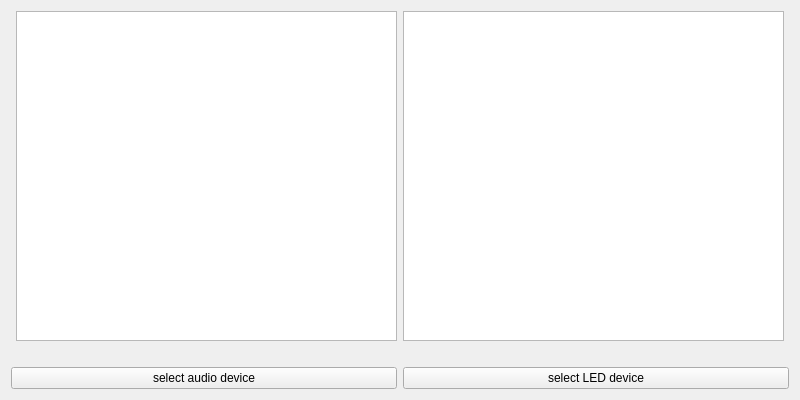
<?xml version="1.0" encoding="UTF-8"?>
<ui version="4.0">
    <class>devices</class>
    <widget class="QWidget" name="devices">
        <property name="geometry">
            <rect>
                <x>0</x>
                <y>0</y>
                <width>800</width>
                <height>400</height>
            </rect>
        </property>
        <property name="minimumSize">
            <size>
                <width>400</width>
                <height>200</height>
            </size>
        </property>
        <property name="windowTitle">
            <string>DevicesList</string>
        </property>
        <layout class="QGridLayout" name="gridLayout">
            <item row="0" column="0">
                <layout class="QVBoxLayout" name="verticalLayout">
                    <item>
                        <layout class="QHBoxLayout" name="horizontalLayout">
                            <property name="sizeConstraint">
                                <enum>QLayout::SetMaximumSize</enum>
                            </property>
                            <item>
                                <spacer name="horizontalSpacer">
                                    <property name="orientation">
                                        <enum>Qt::Horizontal</enum>
                                    </property>
                                    <property name="sizeType">
                                        <enum>QSizePolicy::Fixed</enum>
                                    </property>
                                    <property name="sizeHint" stdset="0">
                                        <size>
                                            <width>5</width>
                                            <height>20</height>
                                        </size>
                                    </property>
                                </spacer>
                            </item>
                            <item>
                                <widget class="QListView" name="soundCardList">
                                    <property name="minimumSize">
                                        <size>
                                            <width>0</width>
                                            <height>0</height>
                                        </size>
                                    </property>
                                    <property name="maximumSize">
                                        <size>
                                            <width>16777215</width>
                                            <height>16777215</height>
                                        </size>
                                    </property>
                                </widget>
                            </item>
                            <item>
                                <widget class="QListView" name="portsList">
                                    <property name="minimumSize">
                                        <size>
                                            <width>0</width>
                                            <height>0</height>
                                        </size>
                                    </property>
                                </widget>
                            </item>
                            <item>
                                <spacer name="horizontalSpacer_2">
                                    <property name="orientation">
                                        <enum>Qt::Horizontal</enum>
                                    </property>
                                    <property name="sizeType">
                                        <enum>QSizePolicy::Fixed</enum>
                                    </property>
                                    <property name="sizeHint" stdset="0">
                                        <size>
                                            <width>5</width>
                                            <height>20</height>
                                        </size>
                                    </property>
                                </spacer>
                            </item>
                        </layout>
                    </item>
                    <item>
                        <spacer name="verticalSpacer">
                            <property name="orientation">
                                <enum>Qt::Vertical</enum>
                            </property>
                            <property name="sizeType">
                                <enum>QSizePolicy::Fixed</enum>
                            </property>
                            <property name="sizeHint" stdset="0">
                                <size>
                                    <width>20</width>
                                    <height>20</height>
                                </size>
                            </property>
                        </spacer>
                    </item>
                    <item>
                        <layout class="QHBoxLayout" name="horizontalLayout_2">
                            <item>
                                <widget class="QPushButton" name="select_card">
                                    <property name="text">
                                        <string>select audio device</string>
                                    </property>
                                </widget>
                            </item>
                            <item>
                                <widget class="QPushButton" name="select_port">
                                    <property name="text">
                                        <string>select LED device</string>
                                    </property>
                                </widget>
                            </item>
                        </layout>
                    </item>
                </layout>
            </item>
        </layout>
    </widget>
    <resources/>
    <connections/>
</ui>
